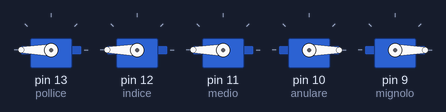
Simulated run of this sketch. Board: Arduino Uno, built with avr-gcc and run on an emulated ATmega328P. Shown: 5 × servo.

Above: at 0.1 s.
At 3.1 s:
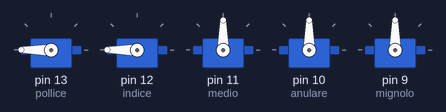
At 9.1 s:
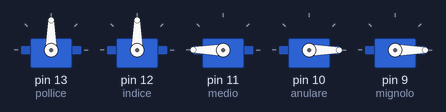
At 18.1 s:
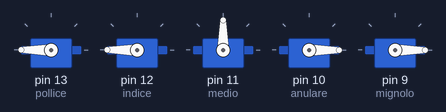
At 25.6 s:
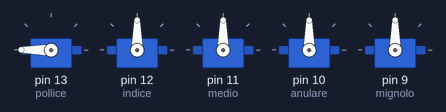
At 37.6 s:
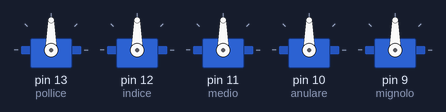
Timing chart, 0 to 40.0 s (numbered marks = the images above):
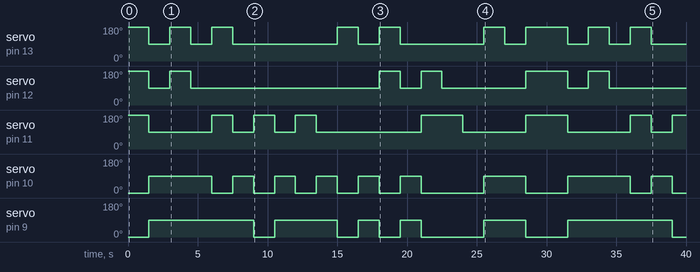

Measured:
- by itself, servo on pin 13 (pollice): 180° → 90° at 1.5 s, → 180° 1.5 s later, → 90° 1.5 s later, → 180° 1.5 s later, … (17 changes in this stretch)
- by itself, servo on pin 12 (indice): 180° → 90° at 1.5 s, → 180° 1.5 s later, → 90° 1.5 s later, → 180° 13.5 s later, … (11 changes in this stretch)
- by itself, servo on pin 11 (medio): 180° → 90° at 1.5 s, → 180° 4.5 s later, → 90° 1.5 s later, → 180° 1.5 s later, … (14 changes in this stretch)
- by itself, servo on pin 10 (anulare): 0° → 90° at 1.5 s, → 0° 4.5 s later, → 90° 1.5 s later, → 0° 1.5 s later, … (18 changes in this stretch)
- by itself, servo on pin 9 (mignolo): 0° → 90° at 1.5 s, → 0° 7.5 s later, → 90° 1.5 s later, → 0° 4.5 s later, … (12 changes in this stretch)

The sketch:

progetto.ino
```cpp
#include <Servo.h>

/*
  PROTOTIPI CHIUSURA SINGOLE DITA
*/
void closePollice();
void closeIndice();
void closeMedio();
void closeAnulare();
void closeMignolo();
/*
  PROTOTIPI APERTURA SINGOLE DITA
*/
void openPollice();
void openIndice();
void openMedio();
void openAnulare();
void openMignolo();
/*
  PROTOTIPI APERTURA/CHIUSURA MANO
*/
void closeHand();
void openHand();
/*
  PROTOTIPI NUMERI 1-5
*/
void n1();
void n2();
void n3();
void n4();
void n5();
/*
  PROTOTIPI GESTI
*/
void ok();
void corna();
void fuck();
void rock();
void bikers();
void L();

/*
  DICHIARAZIONE DEI SERVOMOTORI
*/
Servo pollice;
Servo indice;
Servo medio;
Servo anulare;
Servo mignolo;

int i;
int attesa = 1500;

void setup() {
  Serial.begin(9600);
  /*
    DICHIARAZIONE DEI PIN AI QUALI SONO COLLEGATI I VARI SERVOMOTORI
  */
  pollice.attach(13);
  indice.attach(12);
  medio.attach(11);
  anulare.attach(10);
  mignolo.attach(9);

}

void loop() {
  closeHand();
  delay(attesa);
  openHand();
  delay(attesa);
  ok();
  delay(attesa);
  openHand();
  delay(attesa);
  corna();
  delay(attesa);
  openHand();
  delay(attesa);
  L();
  delay(attesa);
  openHand();
  delay(attesa);
  rock();
  delay(attesa);
  openHand();
  delay(attesa);
  bikers();
  delay(attesa);
  openHand();
  delay(attesa);
  fuck();
  delay(attesa);
  openHand();
  delay(attesa);
  n1();
  delay(attesa);
  n2();
  delay(attesa);
  n3();
  delay(attesa);
  n4();
  delay(attesa);
  n5();
  delay(attesa);
  closeHand();
  delay(attesa);
}
/*
  -----------------------------------------------------------------------------------------------------------------------------------------------------------------------------------------
   FUNZIONI PER LA CHIUSRA DELLE SINGOLE DITA
  -----------------------------------------------------------------------------------------------------------------------------------------------------------------------------------------
*/
void closePollice() {
  pollice.write(180);
}
//-----------------------------------------------------------------------------------------------------------------------------------------------------------------------------------------
void closeIndice() {
  indice.write(180);
}
//-----------------------------------------------------------------------------------------------------------------------------------------------------------------------------------------
void closeMedio() {
  medio.write(180);
}
//-----------------------------------------------------------------------------------------------------------------------------------------------------------------------------------------
void closeAnulare() {
  anulare.write(0);
}
//-----------------------------------------------------------------------------------------------------------------------------------------------------------------------------------------
void closeMignolo() {
  mignolo.write(0);
}
/*
  ----------------------------------------------------------------------------------------------------------------------------------------------------------------------------------------
   FUNZIONI PER L'APERTURA DELLE SINGOLE DITA
  ----------------------------------------------------------------------------------------------------------------------------------------------------------------------------------------
*/
void openPollice() {
  pollice.write(90);
}
//-----------------------------------------------------------------------------------------------------------------------------------------------------------------------------------------
void openIndice() {
  indice.write(90);
}
//-----------------------------------------------------------------------------------------------------------------------------------------------------------------------------------------
void openMedio() {
  medio.write(90);
}
//-----------------------------------------------------------------------------------------------------------------------------------------------------------------------------------------
void openAnulare() {
  anulare.write(90);
}
//-----------------------------------------------------------------------------------------------------------------------------------------------------------------------------------------
void openMignolo() {
  mignolo.write(90);
}
/*
  ------------------------------------------------------------------------------------------------------------------------------------------------------------------------------------------
  FUNZIONI APERTURA/CHIUSURA MANO
  ------------------------------------------------------------------------------------------------------------------------------------------------------------------------------------------
*/
void closeHand() {
  closePollice();
  closeIndice();
  closeMedio();
  closeAnulare();
  closeMignolo();
}
//-----------------------------------------------------------------------------------------------------------------------------------------------------------------------------------------
void openHand() {
  openPollice();
  openIndice();
  openMedio();
  openAnulare();
  openMignolo();
}
/*
  ------------------------------------------------------------------------------------------------------------------------------------------------------------------------------------------
  FUNZIONI NUMERI 1-5
  ------------------------------------------------------------------------------------------------------------------------------------------------------------------------------------------
*/
void n1() {
  openPollice();
  closeIndice();
  closeMedio();
  closeAnulare();
  closeMignolo();
}
//-----------------------------------------------------------------------------------------------------------------------------------------------------------------------------------------
void n2() {
  openPollice();
  openIndice();
  closeMedio();
  closeAnulare();
  closeMignolo();
}
//-----------------------------------------------------------------------------------------------------------------------------------------------------------------------------------------
void n3() {
  openPollice();
  openIndice();
  openMedio();
  closeAnulare();
  closeMignolo();
}
//-----------------------------------------------------------------------------------------------------------------------------------------------------------------------------------------
void n4() {
  closePollice();
  openIndice();
  openMedio();
  openAnulare();
  openMignolo();
}
//-----------------------------------------------------------------------------------------------------------------------------------------------------------------------------------------
void n5() {
  openPollice();
  openIndice();
  openMedio();
  openAnulare();
  openMignolo();
}
/*
   ------------------------------------------------------------------------------------------------------------------------------------------------------------------------------------------
   FUNZIONI PER GESTI
   ------------------------------------------------------------------------------------------------------------------------------------------------------------------------------------------
*/
void ok() {
  closePollice();
  closeIndice();
  openMedio();
  openAnulare();
  openMignolo();
}
//-----------------------------------------------------------------------------------------------------------------------------------------------------------------------------------------
void corna() {
  closePollice();
  openIndice();
  closeMedio();
  closeAnulare();
  openMignolo();
}
//-----------------------------------------------------------------------------------------------------------------------------------------------------------------------------------------
void fuck() {
  closePollice();
  closeIndice();
  openMedio();
  closeAnulare();
  closeMignolo();
}
//-----------------------------------------------------------------------------------------------------------------------------------------------------------------------------------------
void rock() {
  openPollice();
  openIndice();
  closeMedio();
  closeAnulare();
  openMignolo();
}
//-----------------------------------------------------------------------------------------------------------------------------------------------------------------------------------------
void bikers() {
  closePollice();
  openIndice();
  openMedio();
  closeAnulare();
  closeMignolo();
}
//-----------------------------------------------------------------------------------------------------------------------------------------------------------------------------------------
void L() {
  openPollice();
  openIndice();
  closeMedio();
  closeAnulare();
  closeMignolo();
}
```
